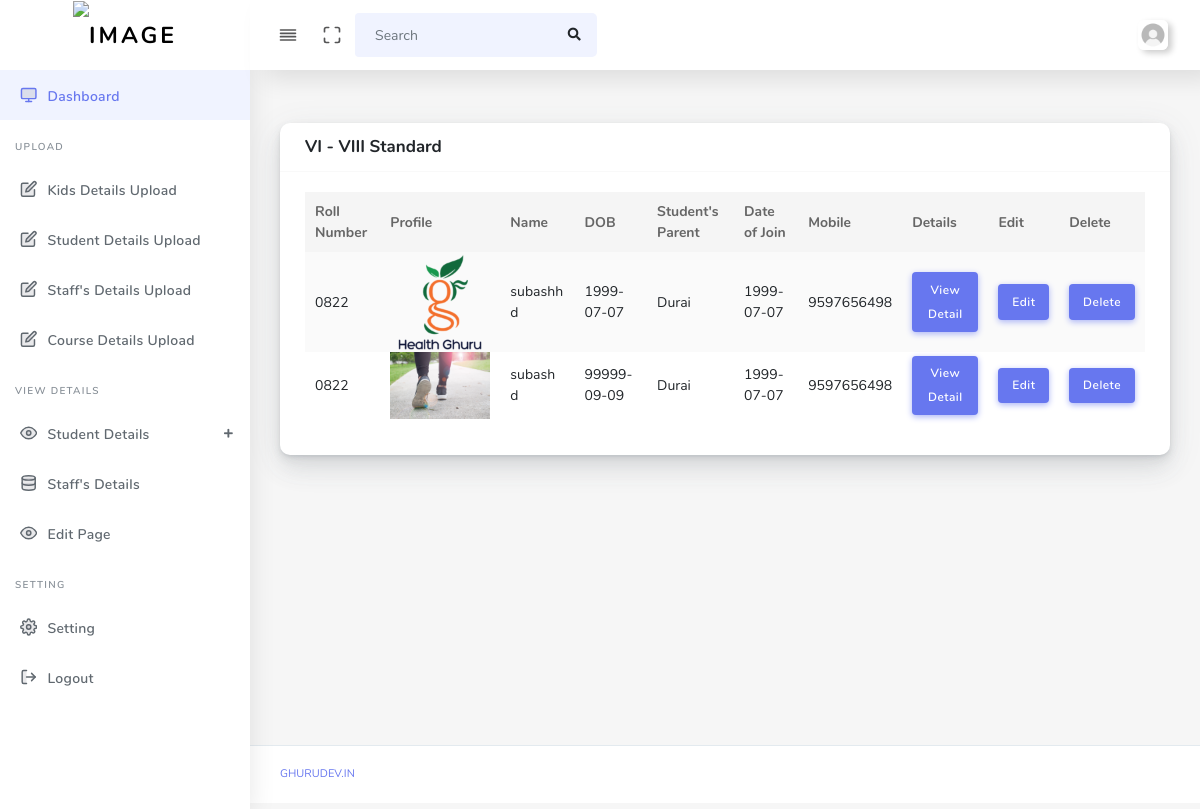
Screenshot of /index.php/main/Six_std with the database file from the repository.
### tables this page shows
CREATE TABLE `student_table` (
  `id` int(11) NOT NULL,
  `std_enroll` varchar(255) NOT NULL,
  `std_name` varchar(255) NOT NULL,
  `std_dob` varchar(255) NOT NULL,
  `std_age` varchar(255) NOT NULL,
  `std_gender` varchar(255) NOT NULL,
  `std_parent` varchar(255) NOT NULL,
  `std_school` varchar(255) NOT NULL,
  `std_standard` varchar(255) NOT NULL,
  `std_doj` varchar(255) NOT NULL,
  `std_mobile` varchar(255) NOT NULL,
  `std_mail` varchar(255) NOT NULL,
  `std_address` varchar(255) NOT NULL,
  `std_pic` varchar(255) NOT NULL
);

### application/controllers/Main.php (called while the page is built, shortened)
<?php
class Main extends CI_Controller
{
    public function Six_std()
    {
        $this->load->model('Main_Model');
        $return['data'] = $this->Main_Model->fetchdata_6th();
        $return['data1'] = $this->Main_Model->fetchdata_7th();
        $return['data2'] = $this->Main_Model->fetchdata_8th();
        $this->load->view('admin/6th', $return);
    }
}
?>

### index.php (called while the page is built, shortened)
<?php
require_once BASEPATH.'core/CodeIgniter.php';

### application/models/Main_Model.php (called while the page is built, shortened)
<?php
class Main_Model extends CI_Model {
    public function fetchdata_6th(){
      $this->db->Where('std_standard','6th standard');
      return $this->db->get('student_table')->result();
    }
    public function fetchdata_7th(){
      $this->db->Where('std_standard','7th standard');
      return $this->db->get('student_table')->result();
    }
    public function fetchdata_8th(){
      $this->db->Where('std_standard','8th standard');
      return $this->db->get('student_table')->result();
    }
}
?>

### application/views/admin/6th.php (the view, shortened to what this page needs)
<!DOCTYPE html>
<html lang="en">
<head>
  <link rel="stylesheet" href="<?=  base_url() ?>admin/assets/css/app.min.css">
  <link rel="stylesheet" href="<?=  base_url() ?>admin/assets/bundles/datatables/datatables.min.css">
  <link rel="stylesheet" href="<?=  base_url() ?>admin/assets/bundles/datatables/DataTables-1.10.16/css/dataTables.bootstrap4.min.css">
  <link rel="stylesheet" href="<?=  base_url() ?>admin/assets/css/style.css">
  <link rel="stylesheet" href="<?=  base_url() ?>admin/assets/css/components.css">
  <link rel="stylesheet" href="<?=  base_url() ?>admin/assets/css/custom.css">
</head>
<body>
  <div id="app">
    <div class="main-wrapper main-wrapper-1">
      <div class="navbar-bg"></div>
      <nav class="navbar navbar-expand-lg main-navbar sticky">
        <div class="form-inline mr-auto">
          <ul class="navbar-nav mr-3">
            <li><a href="#" data-toggle="sidebar" class="nav-link nav-link-lg
									collapse-btn"> <i data-feather="align-justify"></i></a></li>
            <li><a href="#" class="nav-link nav-link-lg fullscreen-btn">
                <i data-feather="maximize"></i>
              </a></li>
            <li>
              <form class="form-inline mr-auto">
                <div class="search-element">
                  <input class="form-control" type="search" placeholder="Search" aria-label="Search" data-width="200">
                  <button class="btn" type="submit">
                    <i class="fas fa-search"></i>
                  </button>
                </div>
              </form>
            </li>
          </ul>
        </div>
        <ul class="navbar-nav navbar-right">
          <li class="dropdown"><a href="#" data-toggle="dropdown"
              class="nav-link dropdown-toggle nav-link-lg nav-link-user"> <img alt="image" src="<?= base_url() ?>admin/assets/img/profile-user/user-profile.jpg"
                class="user-img-radious-style"> <span class="d-sm-none d-lg-inline-block"></span></a>
              <?php
               $user=$this->session->userdata('user');
                   extract($user);
              ?>
          </li>
        </ul>
      </nav>
      <div class="main-sidebar sidebar-style-2">
        <aside id="sidebar-wrapper">
          <div class="sidebar-brand">
            <a href="<?=base_url('main/admin')?>"> <img alt="image" src="<?= base_url() ?>admin/assets/img/logo/cropped-LOGO-01.png" class="header-logo" />
            </a>
          </div>
          <ul class="sidebar-menu">
            <li class="dropdown active">
              <a href="<?=base_url('main/admin')?>" class="nav-link"><i data-feather="monitor"></i><span>Dashboard</span></a>
            </li>
            <li class="menu-header">Upload</li>
            <li class="dropdown"><a class="nav-link" href="<?= base_url('main/Kids_details_upload')  ?>"><i
                  data-feather="edit"></i><span>Kids Details Upload</span></a></li>
            <li class="dropdown">
              <a href="<?=  base_url('main/Student_details_upload/') ?>" class="nav-link"><i
                  data-feather="edit"></i><span>Student Details Upload</span></a>
            </li>
            <li class="dropdown">
              <a href="<?= base_url('main/Staff_details_upload/') ?>" class="nav-link"><i data-feather="edit"></i><span>Staff's Details Upload</span></a>
            </li>
            <li class="dropdown">
              <a href="#" class="nav-link"><i data-feather="edit"></i><span>Course Details Upload</span></a>
            </li>
            <li class="menu-header">View Details</li>
            <li class="dropdown">
              <a href="#" class="menu-toggle nav-link has-dropdown"><i data-feather="eye"></i><span>Student Details</span></a>
            </li>
            <li class="dropdown">
              <a href="<?= base_url('main/view_staff_details')  ?>" class="nav-link"><i
                  data-feather="database"></i><span>Staff's Details</span></a>
            </li>
            <li><a class="nav-link" href="<?= base_url('main/edit')  ?>"><i data-feather="eye"></i><span>Edit Page</span></a></li>
            <li class="menu-header">Setting</li>
            <li class="dropdown">
              <a href="#" class="nav-link"><i
                  data-feather="settings"></i><span>Setting</span></a>
            </li>
            <li class="dropdown">
              <a href="<?= base_url('main/admin_logout')  ?>" class="nav-link"><i
                  data-feather="log-out"></i><span>Logout</span></a>
            </li>
          </ul>
        </aside>
      </div>
      <div class="main-content">
        <section class="section">
          <div class="section-body">
            <div class="row">
              <div class="col-12">
                <div class="card">
                  <div class="card-header">
                    <h4>VI - VIII Standard</h4>
                  </div>
                  <div class="card-body">
                    <div class="table-responsive">
                      <table class="table table-striped" id="table-1">
                        <thead>
                          <tr>
                            <th>Roll Number</th>
                            <th>Profile</th>
                            <th>Name</th>
                            <th>DOB</th>
                            <th>Student's Parent</th>
                            <th>Date of Join</th>
                            <th>Mobile</th>
                            <th>Details</th>
                            <th>Edit</th>
                            <th>Delete</th>
                          </tr>
                        </thead>
                        <tbody>
<?php
                             if(isset($data1)){
                              foreach($data1 as $row){
                                  ?>
                          <tr>
                          <td><?= $row->std_enroll  ?></td>
                            <td><img src="<?= base_url('upload/' .$row->std_pic) ?>" alt="" width="100"></td>
                            <td><?= $row->std_name  ?> </td>
                            <td><?= $row->std_dob  ?></td>
                            <td><?= $row->std_parent  ?></td>
                            <td><?= $row->std_doj ?></td>
                            <td><?= $row->std_mobile  ?></td>
                            <td><a href="<?= base_url('main/student_data/') .$row->id?>" class="btn btn-primary">View Detail</a></td>
                            <td><a href="<?= base_url('main/student_edit/') .$row->id?>" class="btn btn-primary">Edit</a></td>
                            <td><a href="<?= base_url('main/student_delete/') .$row->id?>" class="btn btn-primary">Delete</a></td>
                          </tr>
                          <?php
                              }
                            }
                          ?>
                        </tbody>
                      </table>
                    </div>
                  </div>
                </div>
              </div>
            </div>
          </div>
        </section>
      </div>
      <footer class="main-footer">
        <div class="footer-left">
          <a href="#">ghurudev.in</a></a>
        </div>
      </footer>
    </div>
  </div>
</body>
</html>

### rows the page displays
student_table: std_enroll "0822", std_pic (picture), std_name "subashh d", std_dob "1999-07-07", std_parent "Durai", std_doj "1999-07-07", std_mobile "9597656498"
student_table: std_enroll "0822", std_pic (picture), std_name "subash d", std_dob "99999-09-09", std_parent "Durai", std_doj "1999-07-07", std_mobile "9597656498"
